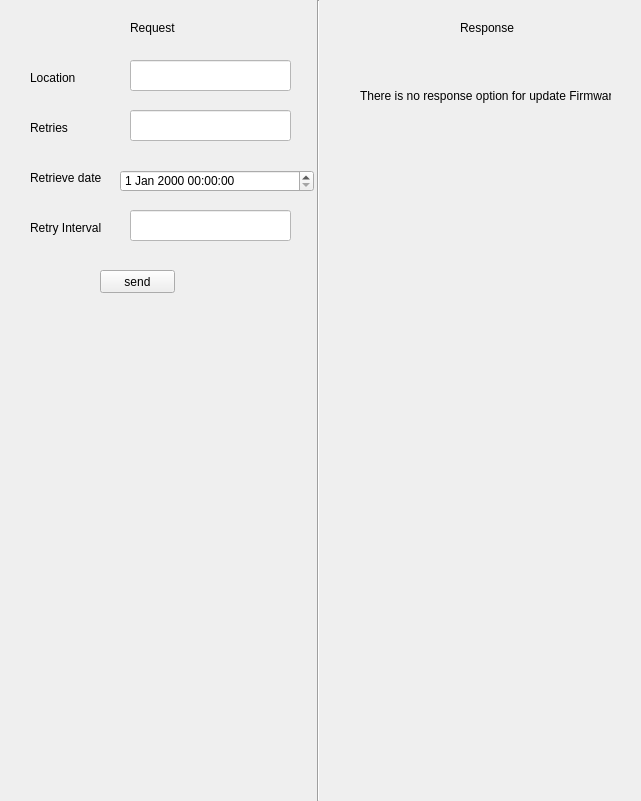
     <widget class="QWidget" name="widget_Update_Firmware" native="true">
      <property name="geometry">
       <rect>
        <x>0</x>
        <y>120</y>
        <width>641</width>
        <height>801</height>
       </rect>
      </property>
      <property name="font">
       <font>
        <strikeout>false</strikeout>
       </font>
      </property>
      <property name="focusPolicy">
       <enum>Qt::NoFocus</enum>
      </property>
      <property name="autoFillBackground">
       <bool>true</bool>
      </property>
      <widget class="QLabel" name="label_75">
       <property name="geometry">
        <rect>
         <x>460</x>
         <y>20</y>
         <width>61</width>
         <height>16</height>
        </rect>
       </property>
       <property name="text">
        <string>Response</string>
       </property>
      </widget>
      <widget class="Line" name="line_30">
       <property name="geometry">
        <rect>
         <x>310</x>
         <y>0</y>
         <width>16</width>
         <height>801</height>
        </rect>
       </property>
       <property name="orientation">
        <enum>Qt::Vertical</enum>
       </property>
      </widget>
      <widget class="QLabel" name="label_76">
       <property name="geometry">
        <rect>
         <x>130</x>
         <y>20</y>
         <width>61</width>
         <height>16</height>
        </rect>
       </property>
       <property name="text">
        <string>Request</string>
       </property>
      </widget>
      <widget class="QLineEdit" name="lineEdit_Location_UpdateFirmware_Request">
       <property name="geometry">
        <rect>
         <x>130</x>
         <y>60</y>
         <width>161</width>
         <height>31</height>
        </rect>
       </property>
       <property name="autoFillBackground">
        <bool>false</bool>
       </property>
       <property name="styleSheet">
        <string notr="true">background:rgb(255,255,255)</string>
       </property>
       <property name="text">
        <string/>
       </property>
       <property name="readOnly">
        <bool>false</bool>
       </property>
      </widget>
      <widget class="QLabel" name="label_Location_UpdateFirmware_Request">
       <property name="geometry">
        <rect>
         <x>30</x>
         <y>70</y>
         <width>101</width>
         <height>16</height>
        </rect>
       </property>
       <property name="text">
        <string>Location</string>
       </property>
      </widget>
      <widget class="QLabel" name="label_Retires_UpdateFirmware_Request">
       <property name="geometry">
        <rect>
         <x>30</x>
         <y>120</y>
         <width>101</width>
         <height>16</height>
        </rect>
       </property>
       <property name="text">
        <string>Retries</string>
       </property>
      </widget>
      <widget class="QLineEdit" name="lineEdit_Retires_UpdateFirmware_Request">
       <property name="geometry">
        <rect>
         <x>130</x>
         <y>110</y>
         <width>161</width>
         <height>31</height>
        </rect>
       </property>
       <property name="autoFillBackground">
        <bool>false</bool>
       </property>
       <property name="styleSheet">
        <string notr="true">background:rgb(255,255,255)</string>
       </property>
       <property name="text">
        <string/>
       </property>
       <property name="readOnly">
        <bool>false</bool>
       </property>
      </widget>
      <widget class="QLabel" name="label_RetrieveDate_UpdateFirmware_Request">
       <property name="geometry">
        <rect>
         <x>30</x>
         <y>170</y>
         <width>101</width>
         <height>16</height>
        </rect>
       </property>
       <property name="text">
        <string>Retrieve date</string>
       </property>
      </widget>
      <widget class="QLabel" name="label_RetryLevel_UpdateFirmware_Request">
       <property name="geometry">
        <rect>
         <x>30</x>
         <y>220</y>
         <width>101</width>
         <height>16</height>
        </rect>
       </property>
       <property name="text">
        <string>Retry Interval</string>
       </property>
      </widget>
      <widget class="QLineEdit" name="lineEdit_RetryInterval_UpdateFirmware_Request">
       <property name="geometry">
        <rect>
         <x>130</x>
         <y>210</y>
         <width>161</width>
         <height>31</height>
        </rect>
       </property>
       <property name="autoFillBackground">
        <bool>false</bool>
       </property>
       <property name="styleSheet">
        <string notr="true">background:rgb(255,255,255)</string>
       </property>
       <property name="text">
        <string/>
       </property>
       <property name="readOnly">
        <bool>false</bool>
       </property>
      </widget>
      <widget class="QLabel" name="label_77">
       <property name="geometry">
        <rect>
         <x>360</x>
         <y>80</y>
         <width>251</width>
         <height>31</height>
        </rect>
       </property>
       <property name="text">
        <string>There is no response option for update Firmware</string>
       </property>
      </widget>
      <widget class="QPushButton" name="pushButton_Send_updatefirmware">
       <property name="geometry">
        <rect>
         <x>100</x>
         <y>270</y>
         <width>75</width>
         <height>23</height>
        </rect>
       </property>
       <property name="text">
        <string>send</string>
       </property>
      </widget>
      <widget class="QDateTimeEdit" name="dateTimeEdit_RetrieveDate_UpdateFirmware_Request">
       <property name="geometry">
        <rect>
         <x>120</x>
         <y>170</y>
         <width>194</width>
         <height>22</height>
        </rect>
       </property>
      </widget>
     </widget>
